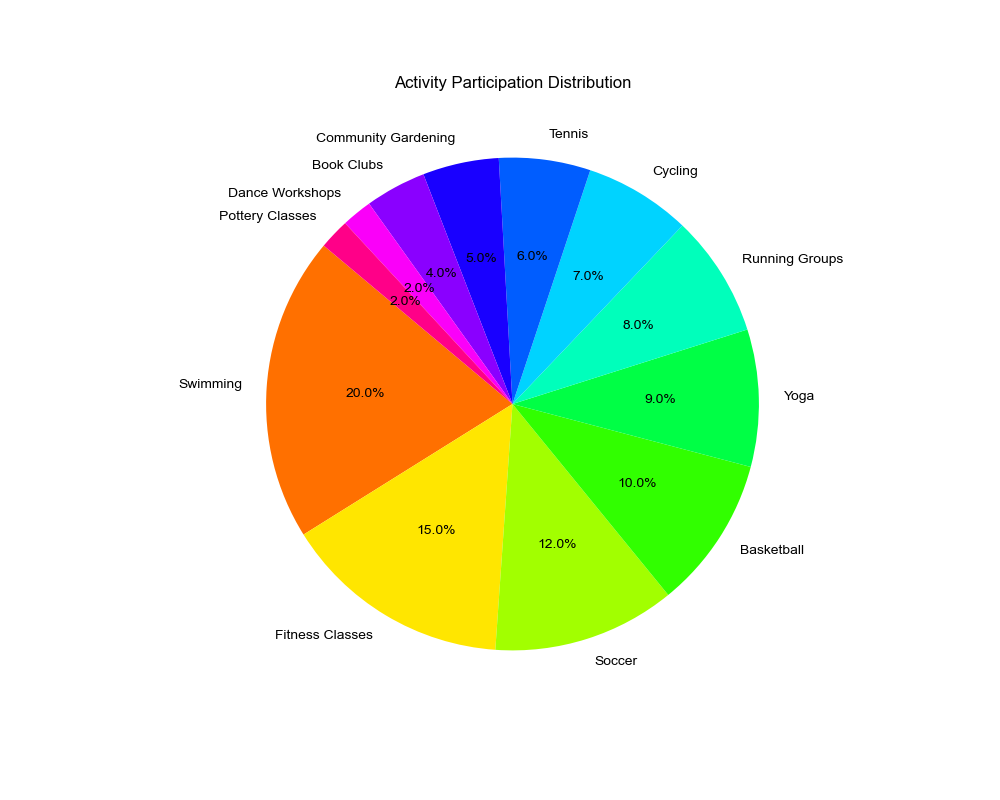

This figure's Python source:

import matplotlib.pyplot as plt
import seaborn as sns

# Data
data = [{'Activity': 'Swimming', 'Percentage': '20%'},
        {'Activity': 'Fitness Classes', 'Percentage': '15%'},
        {'Activity': 'Soccer', 'Percentage': '12%'},
        {'Activity': 'Basketball', 'Percentage': '10%'},
        {'Activity': 'Yoga', 'Percentage': '9%'},
        {'Activity': 'Running Groups', 'Percentage': '8%'},
        {'Activity': 'Cycling', 'Percentage': '7%'},
        {'Activity': 'Tennis', 'Percentage': '6%'},
        {'Activity': 'Community Gardening', 'Percentage': '5%'},
        {'Activity': 'Book Clubs', 'Percentage': '4%'},
        {'Activity': 'Dance Workshops', 'Percentage': '2%'},
        {'Activity': 'Pottery Classes', 'Percentage': '2%'}]

# Process data
activities = [item['Activity'] for item in data]
percentages = [float(item['Percentage'].strip('%')) for item in data]
colors = sns.color_palette('hsv', len(activities))  # Get a diversified color palette

# Convert percentages to fractions
fractions = [p / 100 for p in percentages]

# Create pie chart using Matplotlib
plt.figure(figsize=(10, 8))
plt.pie(fractions, labels=activities, colors=colors, autopct='%1.1f%%', startangle=140)
plt.title('Activity Participation Distribution')

# Enhance with Seaborn's styling
sns.set_context('talk')
sns.set_style('whitegrid')

plt.show()
